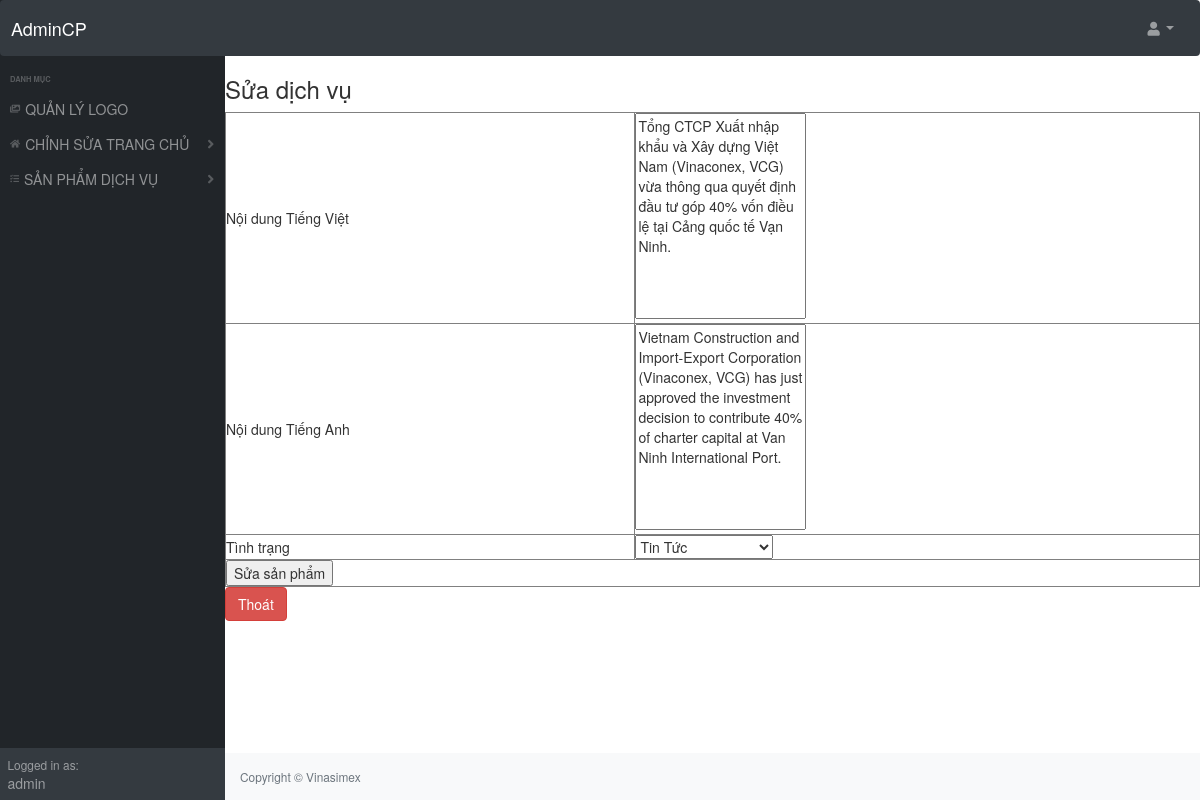
Page /admincp/index.php?action=quanlynd&query=sua&id=2 (signed in) on the committed database.
### tables this page shows
CREATE TABLE `noidung` (
  `id` int(11) NOT NULL,
  `loaind` varchar(50) NOT NULL,
  `chitiet_vi` text NOT NULL,
  `chitiet_en` text NOT NULL
);

### admincp/modules/quanlynd/sua.php (the view, shortened to what this page needs)
<?php
	$sql_sua_nd = "SELECT * FROM noidung WHERE id='$_GET[id]' LIMIT 1";
	$query_sua_nd = mysqli_query($mysqli,$sql_sua_nd);
?>
<h3>Sửa dịch vụ</h3>
<table border="1" width="100%" style="border-collapse: collapse;">
<?php
while($row = mysqli_fetch_array($query_sua_nd)) {
?>
 <form method="POST" action="modules/quanlynd/xuly.php?id=<?php echo $row['id'] ?>" enctype="multipart/form-data">
	  <tr>
	  	<td>Nội dung Tiếng Việt</td>
	  	<td><textarea rows="10"  name="noidung" style="resize: none"><?php echo  $row['chitiet_vi'] ?></textarea></td>
	  </tr>
	   <tr>
	  	<td>Nội dung Tiếng Anh</td>
	  	<td><textarea rows="10"  name="nd_en" style="resize: none"><?php echo  $row['chitiet_en'] ?></textarea></td>
	  </tr>
	  <tr>
	    <td>Tình trạng</td>
	    <td>
	    	<select name="tinhtrang">
	    		<?php
	    		if($row['loaind']=='tintuc'){
	    		?>
	    		<option value="tintuc">Tin Tức</option>
	    		<?php
	    		}else{
	    		?>
	    		<option value="tintuc">Tin Tức</option>
	    		<option value="ykien">Ý kiến khách hàng</option>
				<option value="vbpl">Văn bản pháp luật</option>
	    		<?php
	    		}
	    		?>
	    	</select>
	    </td>
	  </tr>
	   <tr>
	    <td colspan="2"><input type="submit" name="suand" value="Sửa sản phẩm"></td>
	  </tr>
 </form>
 <?php
 }
 ?>
</table>
<a href="?action=quanlynd&query=lietke" class="btn btn-danger">
	Thoát
</a>

### rows in the picture
noidung: noidung "Tổng CTCP Xuất nhập khẩu và Xây dựng Việt Nam (Vinaconex, VCG) vừa thông qua quyết định đầu tư góp 40% vốn điều lệ tại Cảng quốc tế Vạn Ninh.", nd_en "Vietnam Construction and Import-Export Corporation (Vinaconex, VCG) has just approved the investment decision to contribute 40% of charter capital at Van Ninh International Port.", tinhtrang "Tin Tức"

### other values in the picture
$_SESSION['dangnhap'] "admin"
